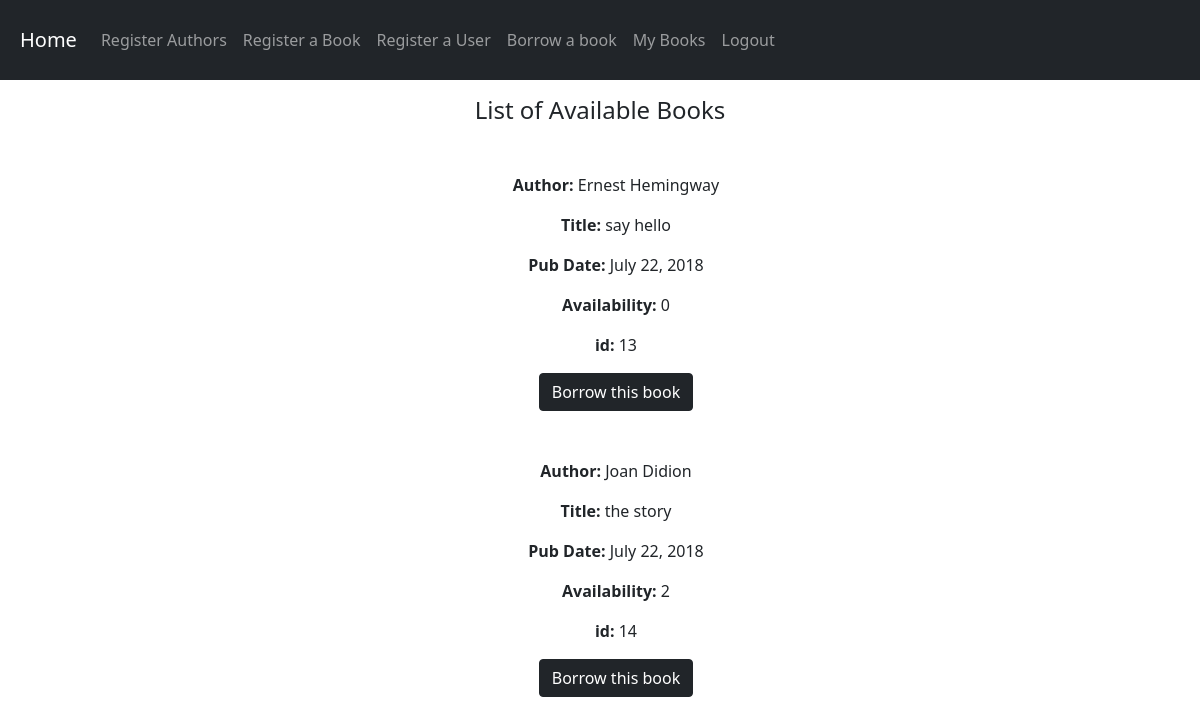
The app's page /list/ (signed in), older data.
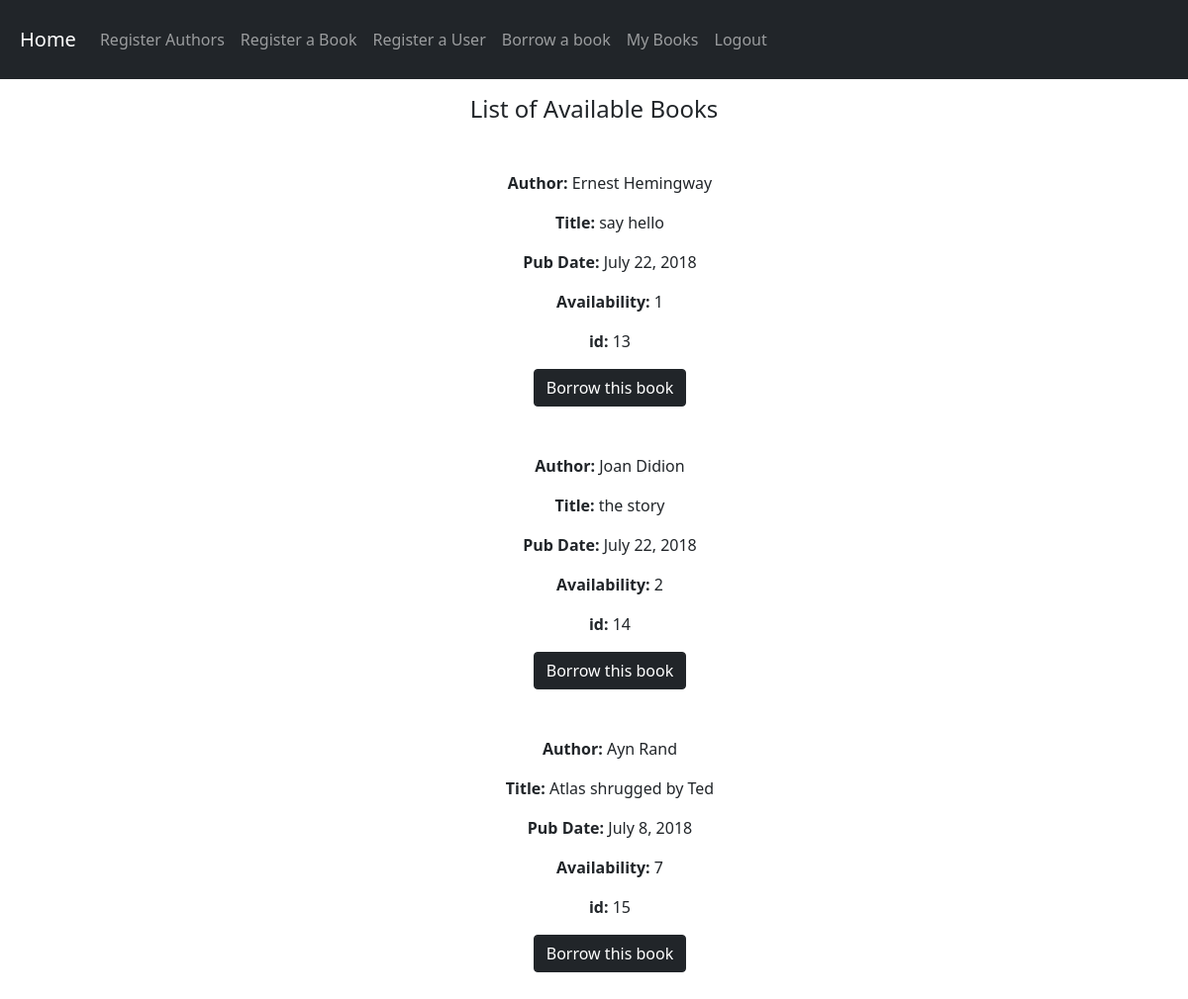
The same page, newer data.
### book_app/models.py (models this page shows, shortened)
class Book(models.Model):
    title = models.CharField(max_length=200)
    pub_date = models.DateField()
    quantity = models.PositiveIntegerField(default=1)
    author = models.ForeignKey(Author, on_delete=models.PROTECT, blank=True)

class Author(models.Model):
    writer = (
        ('Ernest Hemingway','Ernest Hemingway'),
        ('Joan Didion','Joan Didion'),
        ('Ray Bradbury','Ray Bradbury'),
        ('Ayn Rand','Ayn Rand'),
        ('Gillian Flynn','Gillian Flynn'),
        ("Jane Austen","Jane Austen")
    )
    available_authors = models.CharField(max_length = 200, choices = writer, blank = True, unique=True)
    def __str__(self):
        return self.available_authors

### book_app/views.py (the view)
# urls.py: path('list/', views.list, name = 'list'),
@login_required
def list(request):
    book = Book.objects.all()
    context = {'books': book}
    return render(request, 'pages/bookList.html', context)

### templates/pages/bookList.html
{% extends 'base.html' %}
{% block content %}
<h4 class = 'mt-3 text-center mt-3 mb-5'> List of Available Books</h4>
<ul class = 'text-center mt-2'>
  {% for book in books %}
  <p><b>Author:</b> {{ book.author }}</p>
  <p><b>Title: </b>{{ book.title }}</p>
  <p><b>Pub Date:</b> {{book.pub_date}}</p>
  <p><b>Availability:</b> {{book.quantity}}</p>
  <p><b>id:</b> {{book.id}}</p>
  <a href="{%url 'details' book.id%}" class="btn btn-dark mb-5" role="button">Borrow this book</a>
  {% empty %}
  <p>The list is empty, add books</p>
  {% endfor %}
</ul>
{% endblock %}

### templates/base.html (shortened to what this page needs)
{% load static %}
<!DOCTYPE html>
<html lang="en">
<head>
    <link rel="stylesheet" href="{% static 'css/site.css' %}">
    <link href="https://cdn.jsdelivr.net/npm/bootstrap@5.0.0-beta1/dist/css/bootstrap.min.css" rel="stylesheet"
>
</head>
<body>
    <nav style='padding: 20px' class=" navbar navbar-expand-lg navbar-dark bg-dark main-nav">
        <a class="navbar-brand" href="{%url 'dashboard'%}">Home</a>
        <div class=" collapse navbar-collapse" id="navbarSupportedContent">
            <ul class="nav navbar-nav ml-auto">
                <li class="nav-item navbar-link profile">
                    <a class="nav-link" href="{% url 'add_authors'%}">Register Authors</a>
                </li>
                <li class="nav-item navbar-link profile">
                    <a class="nav-link" href="{% url 'add_books'%}">Register a Book</a>
                </li>
                <li class="nav-item navbar-link profile">
                    <a class="nav-link" href="{% url 'register'%}">Register a User</a>
                </li>
                {%if user.is_authenticated%}
                <li class="nav-item logout-nav-link navbar-link">
                    <a class="nav-link " href="{%url 'list'%}">Borrow a book</a>
                </li>
                <li>
                    <a class="nav-link "href="{%url 'my_boorowed_books'%}">My Books</a>
                </li>
                <li class="nav-item navbar-link profile">
                    <a class="nav-link" href="{% url 'logout'%}">Logout</a>
                </li>
                {%else%}
                <li class="nav-item navbar-link profile">
                    <a class="nav-link" href="{% url 'login'%}">Login</a>
                </li>
                {%endif%}
            </ul>
        </div>
    </nav>
    {% block content %}
    {% endblock %}
</body>
</html>

Row changes from the older to the newer data that the page shows:
changed Book "say hello": quantity "0" → "1"
added Book: author "Ayn Rand", title "Atlas shrugged by Ted", pub_date "July 8, 2018", quantity "7", id "15"
